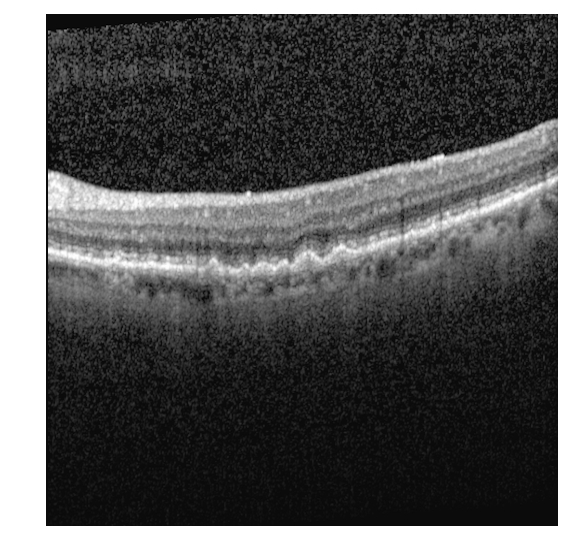
#> input picture HwSolution/Solutions/Project/TrainData/NoSRF/input_8_1.png, 569 x 560 px, found by its file name
$ python test3.py   (older library calls are emulated)
#> lines starting #> are read from the running program, lines starting #| are printed output that depends on the picture; after the words box and inside, x2 and y2 are one past the last pixel; in counts of white or black regions, pixels touching at a corner belong together
from skimage import io
import matplotlib.pyplot as plt
import numpy as np
import random
import os.path
from scipy.misc import imread
from scipy import sparse
import scipy
import utils as utls
import pdb
from scipy import signal
from skimage import feature
import cv2
from PIL import Image
import matplotlib.patches as patches


filename = 'input_8_1'


def find_top_bottom(img_gray):
    # original image
    plt.subplot(2, 2, 1)
    plt.title('Original Image')
    plt.imshow(img_gray, cmap='gray')
    # Canny edge
    edges = feature.canny(img_gray, 3)
    plt.subplot(2, 2, 2)
    plt.title('Canny edge detection')
    plt.imshow(edges, cmap='gray')
    # pdb.set_trace()
    points_to_analyse = np.where(edges == True)
    Top_point = points_to_analyse[0][1]
    Bottom_point = points_to_analyse[0][len(points_to_analyse[1]) - 1]
    return Top_point, Bottom_point


def find_new_top_bottom(img_gray):
    # original image
    plt.subplot(2, 2, 1)
    plt.title('Original Image')
    plt.imshow(img_gray, cmap='gray')
    # Canny edge
    edges = feature.canny(img_gray, 3)
    plt.subplot(2, 2, 2)
    plt.title('Canny edge detection')
    plt.imshow(edges, cmap='gray')
    # pdb.set_trace()
    points_to_analyse = np.where(edges == True)
    Top_point = points_to_analyse[0][1]
    Bottom_point = points_to_analyse[0][len(points_to_analyse[1]) - 1]
    if Bottom_point > Top_point + 70:
        Bottom_point = Top_point + 70
    return Top_point, Bottom_point


# [6 lines left out: function find_new_bottom, not called in this run]


def using_grab_cut(top_point, bottom_point, img_gray):
    cv2.setUseOptimized(True)
    cv2.setNumThreads(4)
    # reading image
    test = cv2.cvtColor(img_gray, cv2.COLOR_GRAY2BGR)
    # creating mask background, foreground models
    mask = np.zeros(test.shape[:2], np.uint8)
    bgdModel = np.zeros((1, 65), np.float64)
    fgdModel = np.zeros((1, 65), np.float64)
    # creating rect
    rect = (0, top_point - 5, test.shape[1] - 3, bottom_point - top_point + 10)
    # applying grabCut
    cv2.grabCut(test, mask, rect, bgdModel, fgdModel, 5, cv2.GC_INIT_WITH_RECT)
    # creating mask
    mask2 = np.where((mask == 2) | (mask == 0), 0, 1).astype('uint8')
    # applying mask
    imgToPlot = test * mask2[:, :, np.newaxis]
    # plots rect
    im = img_gray
    rectangle = patches.Rectangle((0, top_point-5), test.shape[1] - 3, bottom_point - top_point + 10, linewidth=1, edgecolor='r', facecolor='none')
    plt.subplot(2, 2, 3)
    plt.imshow(im, cmap='gray')
    ax = plt.gca()
    ax.add_patch(rectangle)
    plt.title('Rectangle')
    # ploting result
    plt.subplot(2, 2, 4)
    plt.title('Result of GrabCut')
    plt.imshow(imgToPlot, cmap='gray')
    return mask2[:, :, np.newaxis][:, :, 0]


# [40 lines left out: functions k_means_clustering, adaptive_threshold, find_grad_Iy, not called in this run]


def find_grad_Iy_masked(img_gray_, mask):
    img_to_work = img_gray_ * mask
    filtered_img = scipy.ndimage.gaussian_filter(img_to_work, sigma=3)
    img_padded = np.pad(filtered_img, [(1, 1)], 'constant', constant_values=(0, 0))
    # getting gradients
    Iy = scipy.signal.convolve(img_padded, np.array([[-1, 0, 1]]).T, mode='same', method='auto')
    # removing negatives values
    Iyy = np.power(Iy, 2)
    # normalizing and generating 0-255 range values
    Iy_normalized = np.array(np.multiply(np.divide(Iyy, np.amax(Iyy)), 255), dtype=np.uint8)
    plt.figure(6)
    plt.title('Result of Y gradient after mask')
    plt.imshow(Iy_normalized, cmap='gray')
    return Iy_normalized[1:Iy_normalized.shape[0]-1, 1:Iy_normalized.shape[1]-1]


# [75 lines left out: functions threshold_histogram, selective_search, graph_search, test, not called in this run]


def remove_ilm(img_, mask):
    mask = mask | np.roll(mask, 4, axis=0) | np.roll(my_mask_ilm, 8, axis=0)
    mask = -1*mask + 1
    img_to_work = np.multiply(img_, mask)
    plt.figure(7)
    plt.title('Result of ilm removal')
    plt.imshow(img_to_work, cmap='gray')
    plt.plot(mask)
    return 0


# [6 lines left out: function plot_mask_result, not called in this run]

img = imread(filename + '.png')
#> img is the input picture: shape (560, 569, 4); mean R, G, B, A 89.7, 89.7, 89.7, 255
if len(img.shape) == 3:
    img_gray = img[:, :, 0]
else:
    img_gray = img

(top, bottom) = find_top_bottom(img_gray)
#> in find_top_bottom, `edges = feature.canny(img_gray, 3)`:
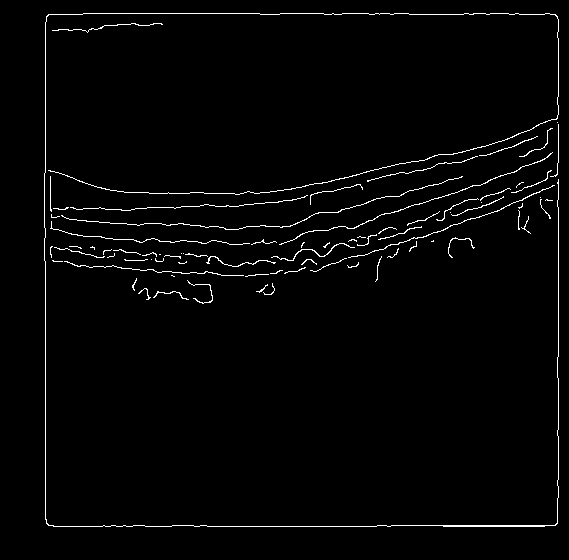
#> edges: shape (560, 569) bool; 2% white in thin lines or dots, all inside (x1, y1, x2, y2) = (44, 13, 559, 527)
#> in find_top_bottom, `points_to_analyse = np.where(edges == True)`: points_to_analyse = 6395 positions, rows 13 to 526, columns 44 to 558
#> in find_top_bottom, `Top_point = points_to_analyse[0][1]`: Top_point = 13
#> in find_top_bottom, `Bottom_point = points_to_analyse[0][len(points_to_analyse[1]) - 1]`: Bottom_point = 526
#> top = 13; bottom = 526
my_mask = using_grab_cut(top, bottom, img_gray)
#> in using_grab_cut, `rect = (0, top_point - 5, test.shape[1] - 3, bottom_point - top_point ..`: rect = (0, 8, 566, 523)
#> my_mask: shape (560, 569); values 0 (black) and 1 (white), 82.3% white; 1 black region, box (x1, y1, x2, y2) and area: (0, 0, 569, 560) 56496
my_grad_y = find_grad_Iy_masked(img_gray,my_mask)
#> in find_grad_Iy_masked, `Iy = scipy.signal.convolve(img_padded, np.array([[-1, 0, 1]]).T, mode=..`:
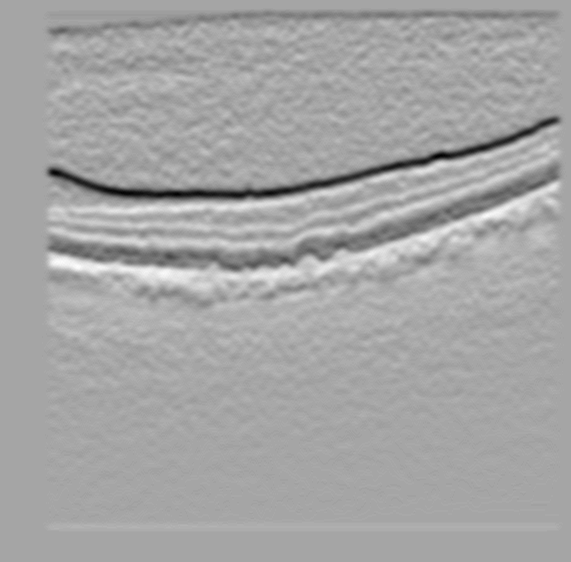
#> Iy: shape (562, 571) int64; min -46, max 25, mean 0; drawn with min black and max white
(new_top, new_bottom) = find_new_top_bottom(my_grad_y)
#> in find_new_top_bottom, `edges = feature.canny(img_gray, 3)`:
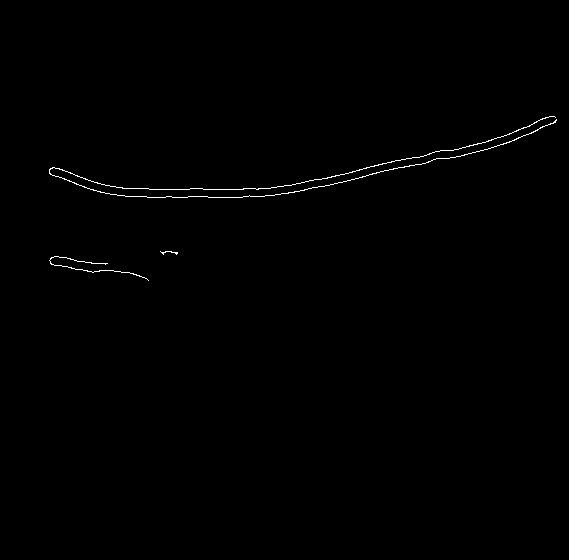
#> edges: shape (560, 569) bool; 0.4% white in thin lines or dots, all inside (x1, y1, x2, y2) = (49, 116, 557, 281)
#> in find_new_top_bottom, `points_to_analyse = np.where(edges == True)`: points_to_analyse = 1290 positions, rows 116 to 280, columns 49 to 556
#> in find_new_top_bottom, `Top_point = points_to_analyse[0][1]`: Top_point = 116
#> in find_new_top_bottom, `Bottom_point = points_to_analyse[0][len(points_to_analyse[1]) - 1]`: Bottom_point = 280
#> in find_new_top_bottom, `Bottom_point = Top_point + 70`: Bottom_point = 186
#> new_top = 116; new_bottom = 186
my_mask_ilm = using_grab_cut(new_top, new_bottom + 10, my_grad_y)
#> my_mask_ilm: shape (560, 569); values 0 (black) and 1 (white), 1.4% white; 1 white region, box (x1, y1, x2, y2) and area: (47, 116, 557, 198) 4323
my_mask_ilm = my_mask_ilm | np.roll(my_mask_ilm, 4, axis=0) | np.roll(my_mask_ilm, 8, axis=0)
#> my_mask_ilm: shape (560, 569); values 0 (black) and 1 (white), 2.6% white; 1 white region, box (x1, y1, x2, y2) and area: (47, 116, 557, 206) 8403
my_mask_ilm = -1*my_mask_ilm + 1
remove_ilm(img_gray, my_mask_ilm)
#> in remove_ilm, `mask = mask | np.roll(mask, 4, axis=0) | np.roll(my_mask_ilm, 8, axis=0)`:
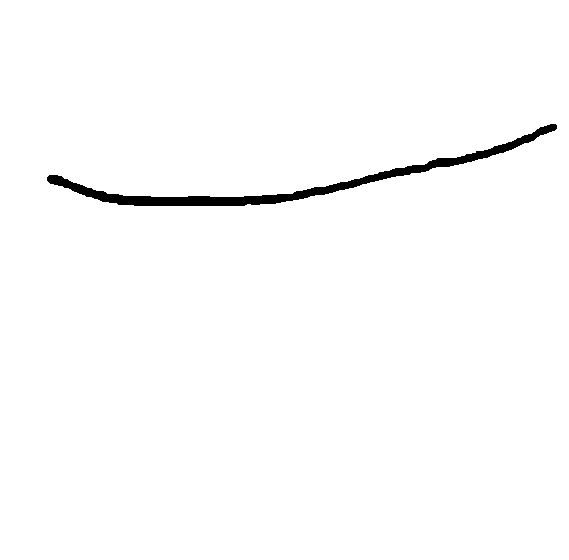
#> mask: shape (560, 569) int16; values 0 (black) and 1 (white), 98.6% white; 1 black region, box (x1, y1, x2, y2) and area: (47, 124, 557, 206) 4323

my_Iy = find_grad_Iy_masked(img_gray, my_mask_ilm)
#> in find_grad_Iy_masked (call 2), `Iy = scipy.signal.convolve(img_padded, np.array([[-1, 0, 1]]).T, mode=..`:
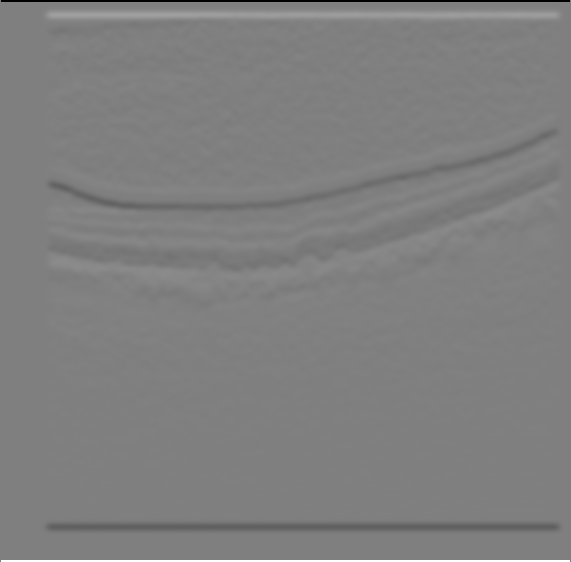
#> Iy: shape (562, 571) int64; min -255, max 255, mean 0; drawn with min black and max white
#(top, bottom) = find_top_bottom(my_Iy)
# using_grab_cut(top,bottom,img_gray)
plt.figure(10)
plt.imshow(my_Iy, cmap='gray')
plt.show()
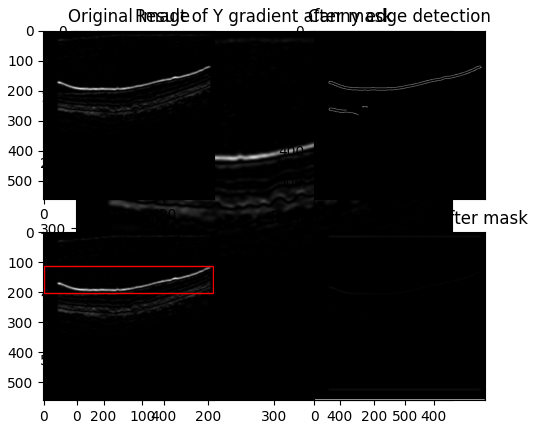
#> figure drawn by matplotlib, 5 panels
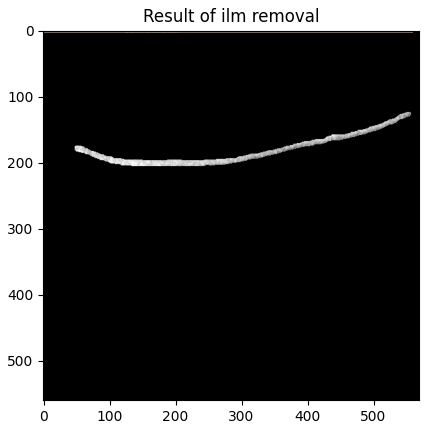
#> figure drawn by matplotlib, 1 panel

$ run again, with HwSolution/Solutions/Project/TrainData/NoSRF/input_0_1.png copied over HwSolution/Solutions/Project/TrainData/NoSRF/input_8_1.png
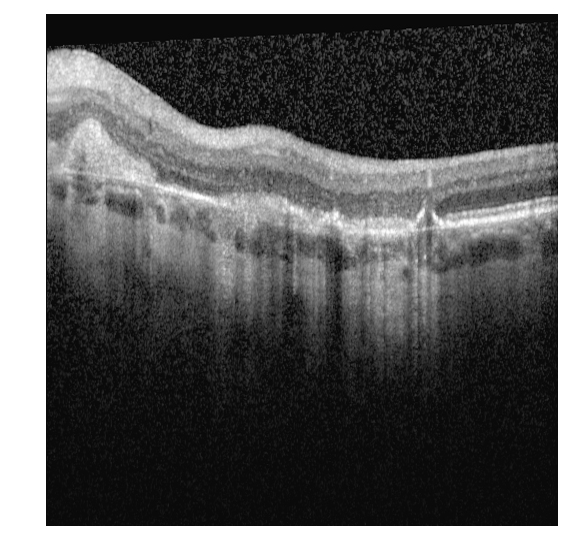
#> input picture HwSolution/Solutions/Project/TrainData/NoSRF/input_0_1.png, 569 x 560 px, found by its file name
#> img is the input picture: shape (560, 569, 4); mean R, G, B, A 94.4, 94.4, 94.4, 255
#> in find_top_bottom, `edges = feature.canny(img_gray, 3)`:
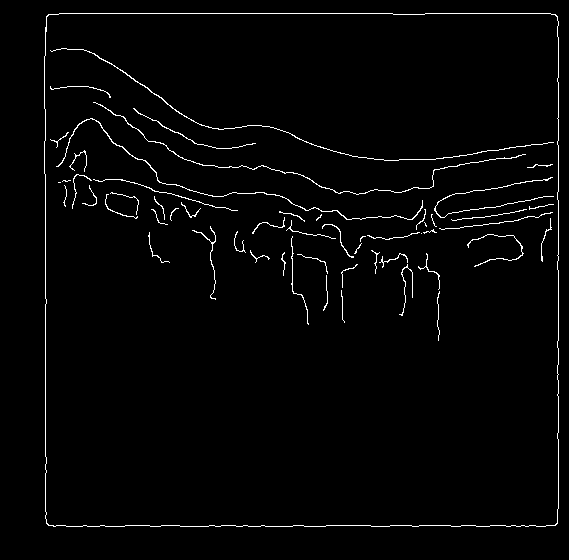
#> edges: shape (560, 569) bool; 2% white in thin lines or dots, all inside (x1, y1, x2, y2) = (44, 13, 559, 527)
#> in find_top_bottom, `points_to_analyse = np.where(edges == True)`: points_to_analyse = 6498 positions, rows 13 to 526, columns 44 to 558
#> in find_top_bottom, `Top_point = points_to_analyse[0][1]`: Top_point = 13
#> in find_top_bottom, `Bottom_point = points_to_analyse[0][len(points_to_analyse[1]) - 1]`: Bottom_point = 526
#> top = 13; bottom = 526
#> rect = (0, 8, 566, 523)
#> my_mask: shape (560, 569); values 0 (black) and 1 (white), 82.3% white; 1 black region, box (x1, y1, x2, y2) and area: (0, 0, 569, 560) 56496
#> in find_new_top_bottom, `points_to_analyse = np.where(edges == True)`: points_to_analyse = 1658 positions, rows 44 to 220, columns 48 to 557
#> in find_new_top_bottom, `Top_point = points_to_analyse[0][1]`: Top_point = 44
#> in find_new_top_bottom, `Bottom_point = points_to_analyse[0][len(points_to_analyse[1]) - 1]`: Bottom_point = 220
#> in find_new_top_bottom, `Bottom_point = Top_point + 70`: Bottom_point = 114
#> new_top = 44; new_bottom = 114
#> `plt.show()`:
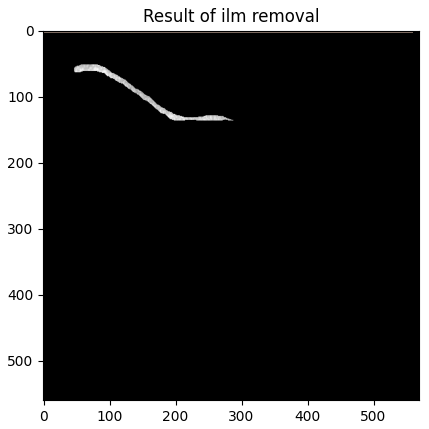
#> figure drawn by matplotlib, 1 panel

$ run again, with HwSolution/Solutions/Project/TrainData/NoSRF/input_10_1.png copied over HwSolution/Solutions/Project/TrainData/NoSRF/input_8_1.png
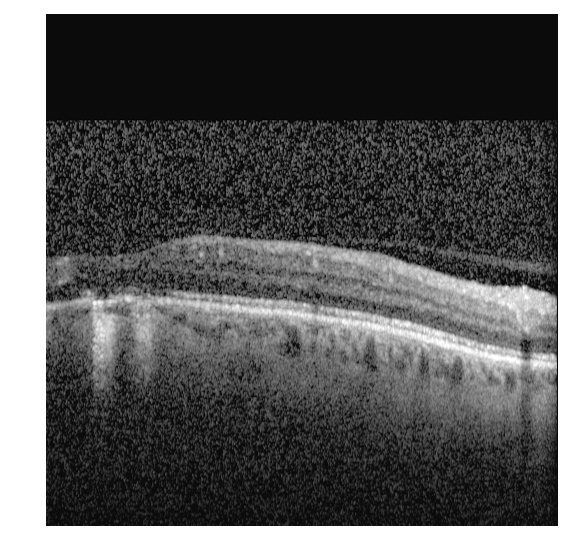
#> input picture HwSolution/Solutions/Project/TrainData/NoSRF/input_10_1.png, 569 x 560 px, found by its file name
#> img is the input picture: shape (560, 569, 4); mean R, G, B, A 92.9, 92.9, 92.9, 255
#> in find_top_bottom, `edges = feature.canny(img_gray, 3)`:
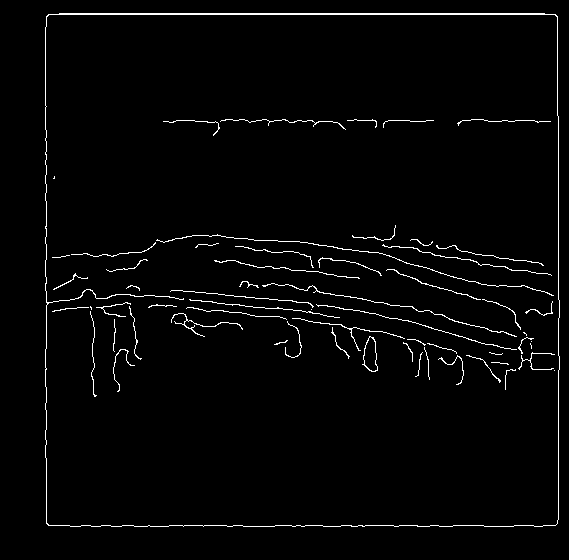
#> edges: shape (560, 569) bool; 2.3% white in thin lines or dots, all inside (x1, y1, x2, y2) = (45, 13, 560, 527)
#> in find_top_bottom, `points_to_analyse = np.where(edges == True)`: points_to_analyse = 7180 positions, rows 13 to 526, columns 45 to 559
#> in find_top_bottom, `Top_point = points_to_analyse[0][1]`: Top_point = 13
#> in find_top_bottom, `Bottom_point = points_to_analyse[0][len(points_to_analyse[1]) - 1]`: Bottom_point = 526
#> top = 13; bottom = 526
#> rect = (0, 8, 566, 523)
#> my_mask: shape (560, 569); values 0 (black) and 1 (white), 82.3% white; 1 black region, box (x1, y1, x2, y2) and area: (0, 0, 569, 560) 56496
#> in find_new_top_bottom, `points_to_analyse = np.where(edges == True)`: points_to_analyse = 1691 positions, rows 231 to 358, columns 46 to 555
#> in find_new_top_bottom, `Top_point = points_to_analyse[0][1]`: Top_point = 231
#> in find_new_top_bottom, `Bottom_point = points_to_analyse[0][len(points_to_analyse[1]) - 1]`: Bottom_point = 358
#> in find_new_top_bottom, `Bottom_point = Top_point + 70`: Bottom_point = 301
#> new_top = 231; new_bottom = 301
#> `plt.show()`:
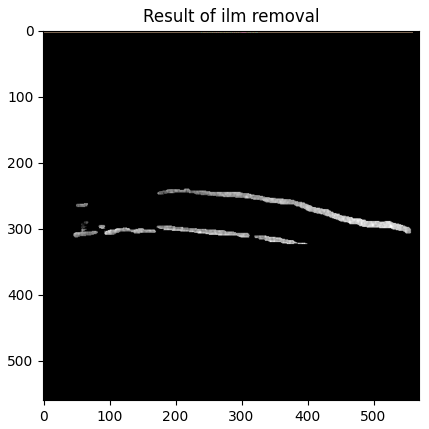
#> figure drawn by matplotlib, 1 panel

$ run again, with HwSolution/Solutions/Project/TrainData/NoSRF/input_12_1.png copied over HwSolution/Solutions/Project/TrainData/NoSRF/input_8_1.png
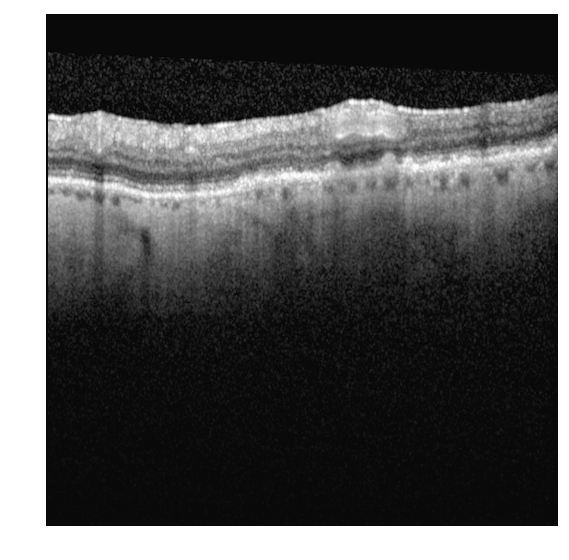
#> input picture HwSolution/Solutions/Project/TrainData/NoSRF/input_12_1.png, 569 x 560 px, found by its file name
#> img is the input picture: shape (560, 569, 4); mean R, G, B, A 85.7, 85.7, 85.7, 255
#> in find_top_bottom, `points_to_analyse = np.where(edges == True)`: points_to_analyse = 5227 positions, rows 13 to 526, columns 44 to 558
#> in find_top_bottom, `Top_point = points_to_analyse[0][1]`: Top_point = 13
#> in find_top_bottom, `Bottom_point = points_to_analyse[0][len(points_to_analyse[1]) - 1]`: Bottom_point = 526
#> top = 13; bottom = 526
#> rect = (0, 8, 566, 523)
#> my_mask: shape (560, 569); values 0 (black) and 1 (white), 82.3% white; 1 black region, box (x1, y1, x2, y2) and area: (0, 0, 569, 560) 56496
#> in find_new_top_bottom, `points_to_analyse = np.where(edges == True)`: points_to_analyse = 1071 positions, rows 90 to 129, columns 50 to 555
#> in find_new_top_bottom, `Top_point = points_to_analyse[0][1]`: Top_point = 90
#> in find_new_top_bottom, `Bottom_point = points_to_analyse[0][len(points_to_analyse[1]) - 1]`: Bottom_point = 129
#> new_top = 90; new_bottom = 129
#> `plt.show()`:
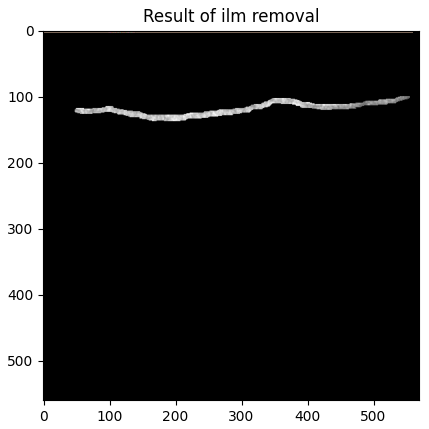
#> figure drawn by matplotlib, 1 panel
